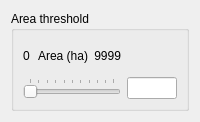
     <widget class="QWidget" name="page_2">
      <property name="sizePolicy">
       <sizepolicy hsizetype="Expanding" vsizetype="Preferred">
        <horstretch>0</horstretch>
        <verstretch>0</verstretch>
       </sizepolicy>
      </property>
      <layout class="QGridLayout" name="gridLayout_100">
       <item row="0" column="0">
        <widget class="QGroupBox" name="areaGroup">
         <property name="sizePolicy">
          <sizepolicy hsizetype="Expanding" vsizetype="Fixed">
           <horstretch>0</horstretch>
           <verstretch>0</verstretch>
          </sizepolicy>
         </property>
         <property name="minimumSize">
          <size>
           <width>0</width>
           <height>100</height>
          </size>
         </property>
         <property name="title">
          <string>Area threshold</string>
         </property>
         <layout class="QGridLayout" name="gridLayout_8">
          <item row="0" column="0">
           <widget class="QLabel" name="areaMin">
            <property name="text">
             <string>0</string>
            </property>
           </widget>
          </item>
          <item row="0" column="1">
           <widget class="QLabel" name="areaLabel">
            <property name="text">
             <string>Area (ha)</string>
            </property>
            <property name="alignment">
             <set>Qt::AlignCenter</set>
            </property>
           </widget>
          </item>
          <item row="0" column="2">
           <widget class="QLabel" name="areaMax">
            <property name="text">
             <string>9999</string>
            </property>
            <property name="alignment">
             <set>Qt::AlignRight|Qt::AlignTrailing|Qt::AlignVCenter</set>
            </property>
           </widget>
          </item>
          <item row="1" column="0" colspan="3">
           <widget class="QSlider" name="areaSlider">
            <property name="orientation">
             <enum>Qt::Horizontal</enum>
            </property>
            <property name="tickPosition">
             <enum>QSlider::TicksAbove</enum>
            </property>
           </widget>
          </item>
          <item row="1" column="3">
           <widget class="QLineEdit" name="areaVal">
            <property name="sizePolicy">
             <sizepolicy hsizetype="Expanding" vsizetype="Fixed">
              <horstretch>0</horstretch>
              <verstretch>0</verstretch>
             </sizepolicy>
            </property>
            <property name="minimumSize">
             <size>
              <width>50</width>
              <height>0</height>
             </size>
            </property>
            <property name="maximumSize">
             <size>
              <width>50</width>
              <height>16777215</height>
             </size>
            </property>
            <property name="toolTip">
             <string>Potential HRUs (particular landuse/soil/slope band combinations) covering less than this area or percentage of their subbasin will be eliminated as HRUs.</string>
            </property>
           </widget>
          </item>
         </layout>
        </widget>
       </item>
      </layout>
     </widget>
